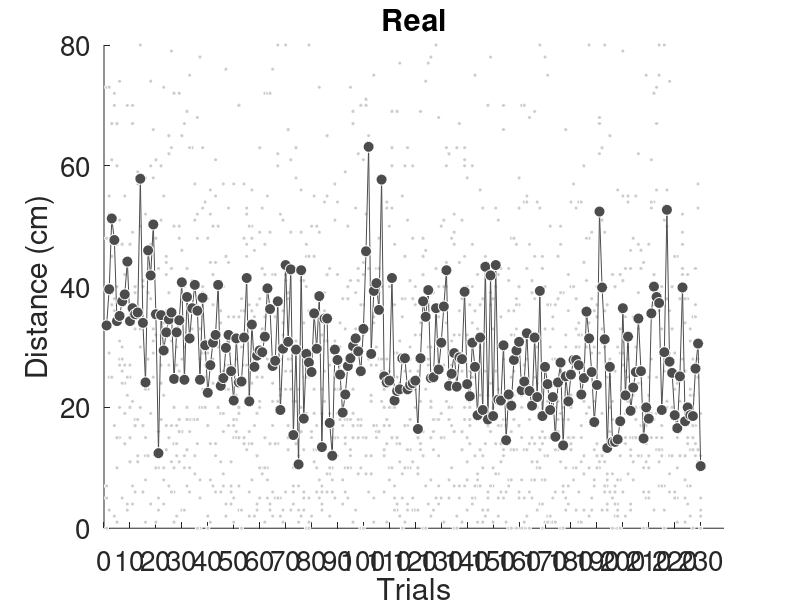

MATLAB code for this plot: (Note: this script raises an error after producing the figure.)
load('scores.mat')

scores_each_trials = zeros(1, all_trials);
figure('Position', [100, 100, 1200, 500]);

x = 1:all_trials;

for i = 1:REAL_number
    trials = abs(REAL_all(:,:,i) - 200);
    trials = trials(:)';
    trials(111:120) = [];
    scores_each_trials = scores_each_trials + trials;
    hold on
    plot(x, trials, 'o', ...
        'MarkerSize', 3, ...
        'MarkerFaceColor', light_gray, ...
        'MarkerEdgeColor', white, ...
        'Color', light_gray)
end

y = scores_each_trials / REAL_number;

plot(x, y, '-o', ...
    'LineWidth', 0.5, ...
    'MarkerSize', 8, ...
    'MarkerFaceColor', dark_gray, ...
    'MarkerEdgeColor', white, ...
    'Color', dark_gray)

h = gca;
set(h, 'FontSize', 20)

title('Real')
ylim([0, 80])
xlabel('Trials')
xlim([0, all_trials + 9])
xticks(0:10:all_trials + 9)
ylabel('Distance (cm)')

xline_values = [20, 40, 60, 80, 100, 110, 130, 150, 170, 190, 210, 230];
xline_str = {'0h test', 'P1', 'P2', 'P3', 'P4', 'Reac.', 'P5', 'P6', 'P7', 'P8', '6h test', '24h test'};

for i = 1:all_sets
    val = xline_values(i);
    str = xline_str(i);
    xline(val, '--', str)
end


saveas(gcf, './data/figures/all_trials/REAL_all_trials', 'epsc')
